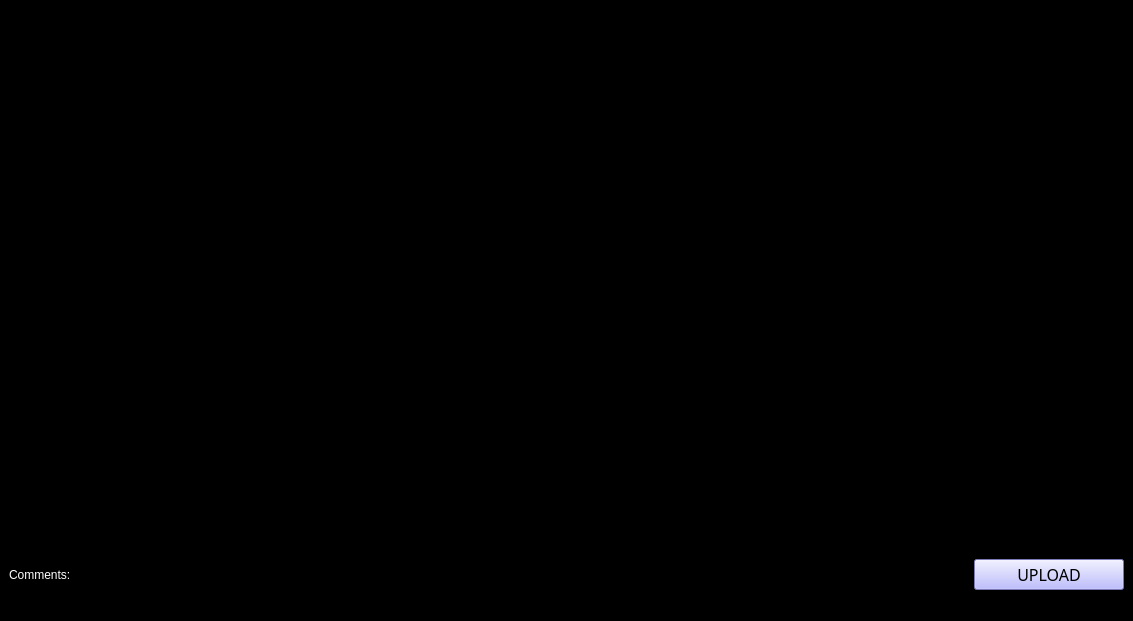
<?xml version="1.0" encoding="UTF-8"?>
<ui version="4.0">
 <class>MainWindow</class>
 <widget class="QMainWindow" name="MainWindow">
  <property name="geometry">
   <rect>
    <x>0</x>
    <y>0</y>
    <width>1133</width>
    <height>621</height>
   </rect>
  </property>
  <property name="sizePolicy">
   <sizepolicy hsizetype="Expanding" vsizetype="Expanding">
    <horstretch>0</horstretch>
    <verstretch>0</verstretch>
   </sizepolicy>
  </property>
  <property name="windowTitle">
   <string>Wavemeter Monitor</string>
  </property>
  <property name="styleSheet">
   <string notr="true">background-color: rgb(0, 0, 0);</string>
  </property>
  <widget class="QWidget" name="centralwidget">
   <layout class="QVBoxLayout" name="verticalLayout">
    <item>
     <layout class="QHBoxLayout" name="horizontalLayout_2">
      <item>
       <widget class="PlotWidget" name="graph_1" native="true">
        <property name="sizePolicy">
         <sizepolicy hsizetype="Expanding" vsizetype="Expanding">
          <horstretch>0</horstretch>
          <verstretch>0</verstretch>
         </sizepolicy>
        </property>
        <property name="minimumSize">
         <size>
          <width>300</width>
          <height>0</height>
         </size>
        </property>
       </widget>
      </item>
      <item>
       <widget class="GraphicsView" name="legend_1">
        <property name="minimumSize">
         <size>
          <width>150</width>
          <height>0</height>
         </size>
        </property>
        <property name="maximumSize">
         <size>
          <width>200</width>
          <height>16777215</height>
         </size>
        </property>
       </widget>
      </item>
     </layout>
    </item>
    <item>
     <layout class="QHBoxLayout" name="horizontalLayout">
      <item>
       <widget class="QLabel" name="label">
        <property name="styleSheet">
         <string notr="true">color: rgb(255, 255, 255);
font: 25 12pt &quot;Calibri Light&quot;;</string>
        </property>
        <property name="text">
         <string>Comments:</string>
        </property>
       </widget>
      </item>
      <item>
       <widget class="QLabel" name="comments">
        <property name="styleSheet">
         <string notr="true">color: rgb(255, 255, 255);
font: 25 12pt &quot;Calibri Light&quot;;</string>
        </property>
        <property name="frameShape">
         <enum>QFrame::StyledPanel</enum>
        </property>
        <property name="text">
         <string/>
        </property>
       </widget>
      </item>
      <item>
       <widget class="QPushButton" name="upload">
        <property name="sizePolicy">
         <sizepolicy hsizetype="Preferred" vsizetype="Minimum">
          <horstretch>0</horstretch>
          <verstretch>0</verstretch>
         </sizepolicy>
        </property>
        <property name="maximumSize">
         <size>
          <width>150</width>
          <height>33</height>
         </size>
        </property>
        <property name="font">
         <font>
          <family>Calibri Light</family>
          <pointsize>12</pointsize>
         </font>
        </property>
        <property name="styleSheet">
         <string notr="true">background-color: rgb(170, 170, 255);
color: rgb(0, 0, 0);</string>
        </property>
        <property name="text">
         <string>UPLOAD</string>
        </property>
       </widget>
      </item>
     </layout>
    </item>
   </layout>
  </widget>
  <widget class="QMenuBar" name="menubar">
   <property name="geometry">
    <rect>
     <x>0</x>
     <y>0</y>
     <width>1133</width>
     <height>26</height>
    </rect>
   </property>
  </widget>
  <widget class="QStatusBar" name="statusbar"/>
 </widget>
 <customwidgets>
  <customwidget>
   <class>PlotWidget</class>
   <extends>QWidget</extends>
   <header>pyqtgraph</header>
   <container>1</container>
  </customwidget>
  <customwidget>
   <class>GraphicsView</class>
   <extends>QGraphicsView</extends>
   <header>pyqtgraph</header>
  </customwidget>
 </customwidgets>
 <resources/>
 <connections/>
</ui>
